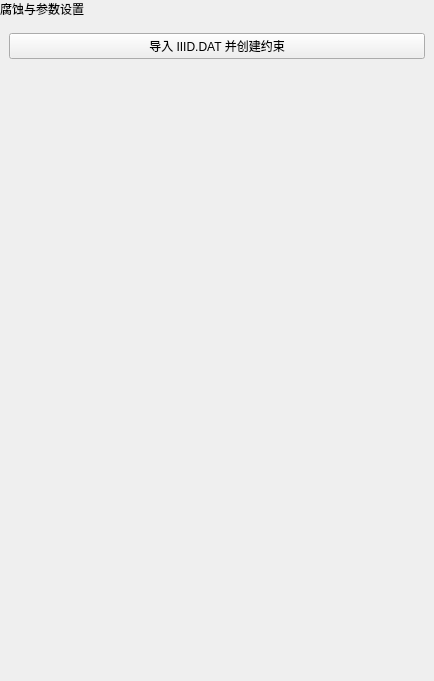
<?xml version='1.0' encoding='utf-8'?>
<ui version="4.0">
 <class>PhysicalFieldSettingWidget</class>
 <widget class="QWidget" name="PhysicalFieldSettingWidget">
  <property name="geometry">
   <rect>
    <x>0</x>
    <y>0</y>
    <width>434</width>
    <height>681</height>
   </rect>
  </property>
  <property name="windowTitle">
   <string>腐蚀类型选择</string>
  </property>
  <layout class="QVBoxLayout" name="verticalLayout">
   <property name="leftMargin">
    <number>0</number>
   </property>
   <property name="topMargin">
    <number>0</number>
   </property>
   <property name="rightMargin">
    <number>0</number>
   </property>
   <property name="bottomMargin">
    <number>0</number>
   </property>
   <item>
    <widget class="QLabel" name="pageHeaderLabel">
     <property name="visible">
      <bool>false</bool>
     </property>
     <property name="sizePolicy">
      <sizepolicy hsizetype="Preferred" vsizetype="Fixed">
       <horstretch>0</horstretch>
       <verstretch>0</verstretch>
      </sizepolicy>
     </property>
     <property name="text">
      <string>腐蚀与参数设置</string>
     </property>
    </widget>
   </item>
   <item>
    <widget class="QWidget" name="contentWidget" native="true">
     <layout class="QVBoxLayout" name="contentLayout">
      <item>
       <widget class="QPushButton" name="importIIIDButton">
        <property name="text">
         <string>导入 IIID.DAT 并创建约束</string>
        </property>
       </widget>
      </item>
      <property name="leftMargin">
       <number>9</number>
      </property>
      <property name="topMargin">
       <number>9</number>
      </property>
      <property name="rightMargin">
       <number>9</number>
      </property>
      <property name="bottomMargin">
       <number>9</number>
      </property>
      <property name="spacing">
       <number>6</number>
      </property>
     </layout>
    </widget>
   </item>
   <item>
    <spacer name="verticalSpacer">
     <property name="orientation">
      <enum>Qt::Vertical</enum>
     </property>
     <property name="sizeHint" stdset="0">
      <size>
       <width>20</width>
       <height>40</height>
      </size>
     </property>
    </spacer>
   </item>
  </layout>
 </widget>
 <resources />
 <connections />
</ui>
